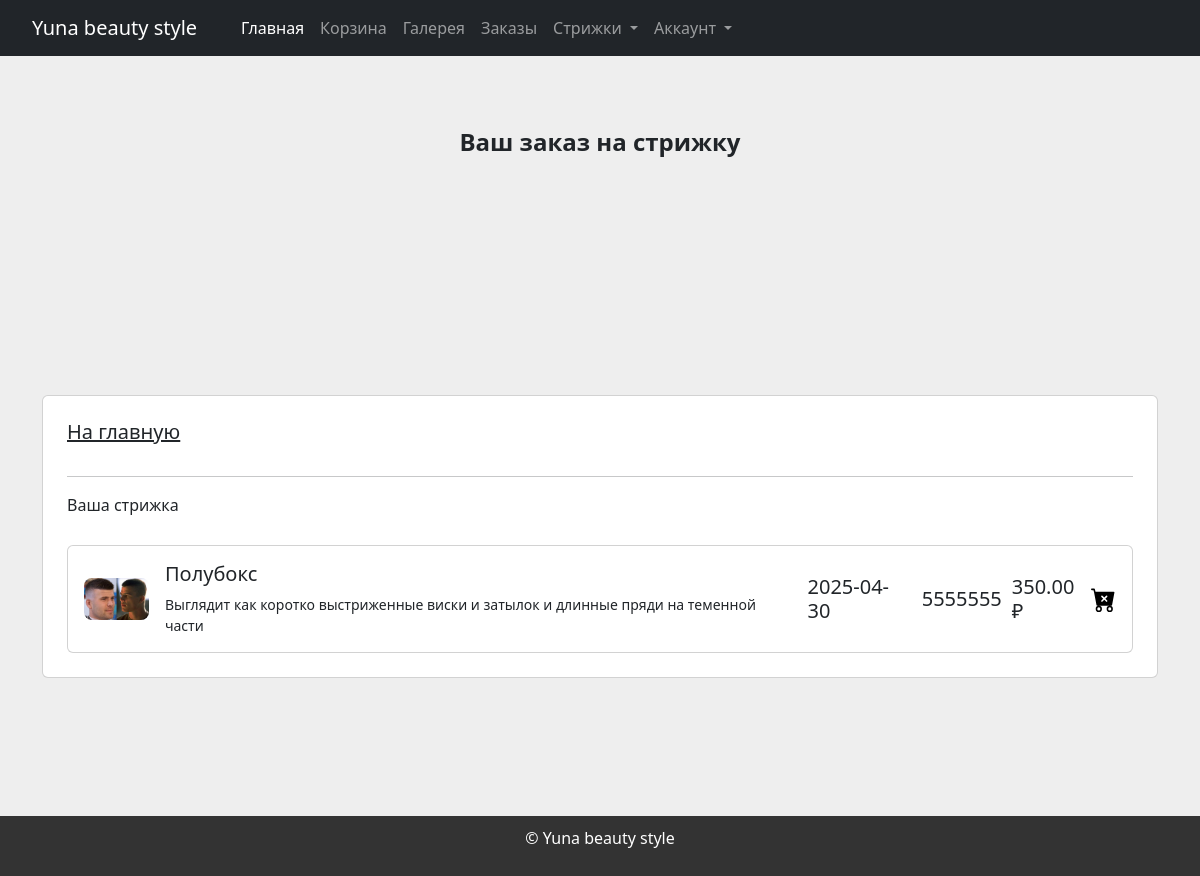
Page /orders.php (signed in) on the committed database.
### tables this page shows
CREATE TABLE `Orders` (
  `OrdersID` int NOT NULL,
  `UsersID` int NOT NULL,
  `ProductsID` int NOT NULL,
  `ProductNum` int NOT NULL
);

CREATE TABLE `Products` (
  `ProductsID` int NOT NULL,
  `ProductName` varchar(255) NOT NULL,
  `Price` decimal(10,2) NOT NULL,
  `ShortDescription` text,
  `FullDescription` text,
  `img` varchar(50) NOT NULL,
  `Category` varchar(50) NOT NULL
);

CREATE TABLE `booked_dates` (
  `id` int UNSIGNED NOT NULL,
  `date` date NOT NULL,
  `phone` varchar(20) NOT NULL,
  `UserID` int NOT NULL,
  `OrdersID` int DEFAULT NULL,
  `created_at` timestamp NULL DEFAULT CURRENT_TIMESTAMP
);

### orders.php (the view, shortened to what this page needs)
<?php include "html/header.php"; ?>
<section id="cart" class="h-100 h-custom" style="background-color: #eee;">
  <div class="container py-5 h-100">
  <h4 class="text-center mt-4 mb-5"><strong>Ваш заказ на стрижку</strong></h4>
    <div class="row d-flex justify-content-center align-items-center h-100">
      <div class="col">
        <div class="card">
          <div class="card-body p-4">
            <div class="row">
              <div class="col-lg-12">
				<div class="d-flex justify-content-between">
                <h5 class="mb-3"><a href="index.php" class="text-body">На главную</a></h5>
				</div>
                <hr>
                <div class="d-flex justify-content-between align-items-center mb-4">
                  <div>
                    <p class="mb-1">Ваша стрижка</p>
                  </div>
                </div>
                <?php
                $book_stmt = $conn->prepare("SELECT date, phone FROM booked_dates WHERE UserID = ?");
                $book_stmt->bind_param("i", $_SESSION['UsersID']);
                $book_stmt->execute();
                $book_result = $book_stmt->get_result();
                $booking = $book_result->fetch_assoc();
                $stmt = $conn->prepare("SELECT * FROM Orders WHERE UsersID = ?");
                $stmt -> bind_param("i", $_SESSION['UsersID']);
                $stmt -> execute();
                $result = $stmt->get_result();
                if($result -> num_rows > 0)
                {
                  $orders = $result ->fetch_all(MYSQLI_ASSOC);
                  foreach($orders as $order) {
                  $det = $conn -> prepare("SELECT * FROM Products WHERE ProductsID = ?");
                  $det -> bind_param("i", $order['ProductsID']);
                  $det -> execute();
                  $det = $det -> get_result();
                  $details = $det -> fetch_assoc();
                ?>
                <div class="card mb-3 mb-lg-0">
                  <div class="card-body">
                    <div class="d-flex justify-content-between">
                      <div class="d-flex flex-row align-items-center">
                        <div>
                          <img
                            src="img/<?php echo htmlspecialchars($details['img']);?>"
                            class="img-fluid rounded-3" style="width: 65px;">
                        </div>
                        <div class="ms-3">
                          <h5><?php echo htmlspecialchars($details['ProductName']); ?></h5>
                          <p class="small mb-0"><?php echo htmlspecialchars($details['ShortDescription']); ?></p>
                        </div>
                      </div>
                      <div class="d-flex flex-row align-items-center">
                        <div style="padding-left:10px;">
                          <h5 class="mb-0"><?php echo htmlspecialchars($booking['date']); ?></h5>
                        </div>
                        <div style="padding-left:10px;">
                          <h5 class="mb-0"><?php echo htmlspecialchars($booking['phone']); ?></h5>
                        </div>
                        <div style="padding-left:10px;">
                          <h5 class="mb-0"><?php echo htmlspecialchars($details['Price']); ?> ₽</h5>
                        </div>
                        <a href="deleteOrders.php?id=<?php echo htmlspecialchars($order['OrdersID']);?>" style="color: #cecece;"></a>
                      </div>
                    </div>
                  </div>
                </div>
                <?php }}?>
              </div>
            </div>
          </div>
        </div>
      </div>
    </div>
  </div>
</section>
<?php include "html/footer.php"; ?>

### style/styles.css (style rules this page uses)
body { font-family: Arial, sans-serif; margin: 0; padding: 0; background-color: #f5f5f5; }
#product, #cart, #cart1 { height: 95vh !important; }
@media (min-width: 1025px) { .h-custom { height: 100vh !important; } }

### rows in the picture
orders: ProductsID.img (picture), ProductsID.ProductName "Полубокс", ProductsID.ShortDescription "Выглядит как коротко выстриженные виски и затылок и длинные пряди на теменной части", ProductsID.Price "350.00"
booked_dates: date "2025-04-30", phone "5555555"
